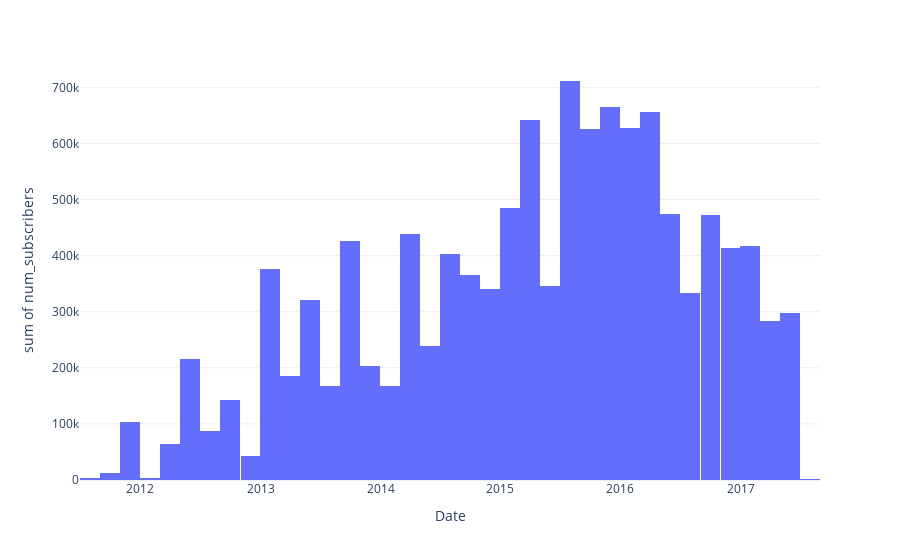

The code cell stored with this chart in its notebook:
### Code cell
fig = px.histogram(date_subs, x='Date',y='num_subscribers',template='plotly_white')
fig.show()

### Figure 1 — Plotly figure (JSON) as saved in the notebook; plotly's stock layout.template omitted (floating-point values rounded to 4 significant figures; data arrays with more than 128 entries replaced by an {"elided": "..."} marker saying what was removed)
{"data": [{"alignmentgroup": "True", "bingroup": "x", "histfunc": "sum", "hovertemplate": "Date=%{x}<br>sum of num_subscribers=%{y}<extra></extra>", "legendgroup": "", "marker": {"color": "#636efa", "pattern": {"shape": ""}}, "name": "", "offsetgroup": "", "orientation": "v", "showlegend": false, "type": "histogram", "x": {"elided": "3676 str values"}, "xaxis": "x", "y": {"elided": "3676 int values"}, "yaxis": "y"}], "layout": {"barmode": "relative", "legend": {"tracegroupgap": 0}, "margin": {"t": 60}, "xaxis": {"anchor": "y", "domain": [0, 1], "title": {"text": "Date"}}, "yaxis": {"anchor": "x", "domain": [0, 1], "title": {"text": "sum of num_subscribers"}}}}
